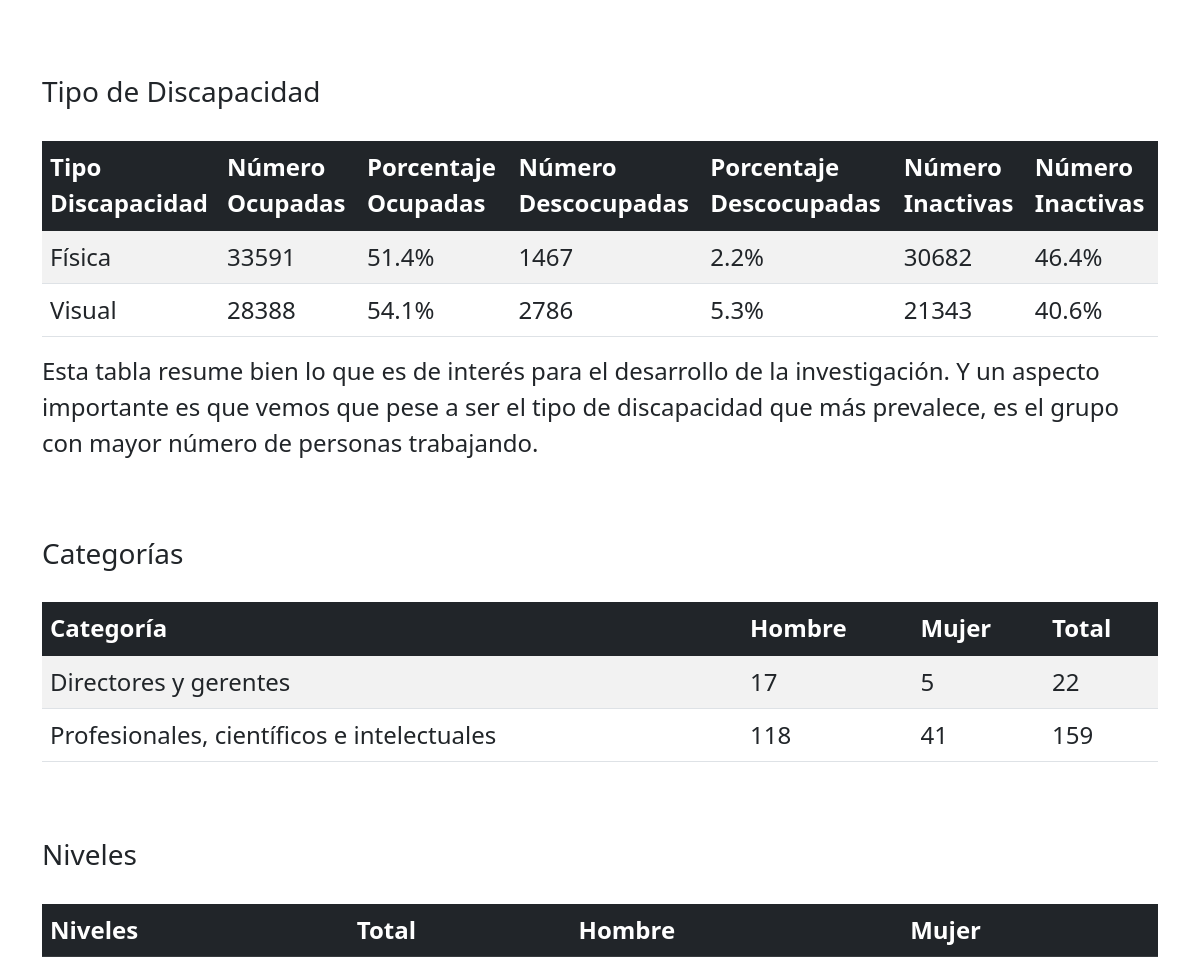
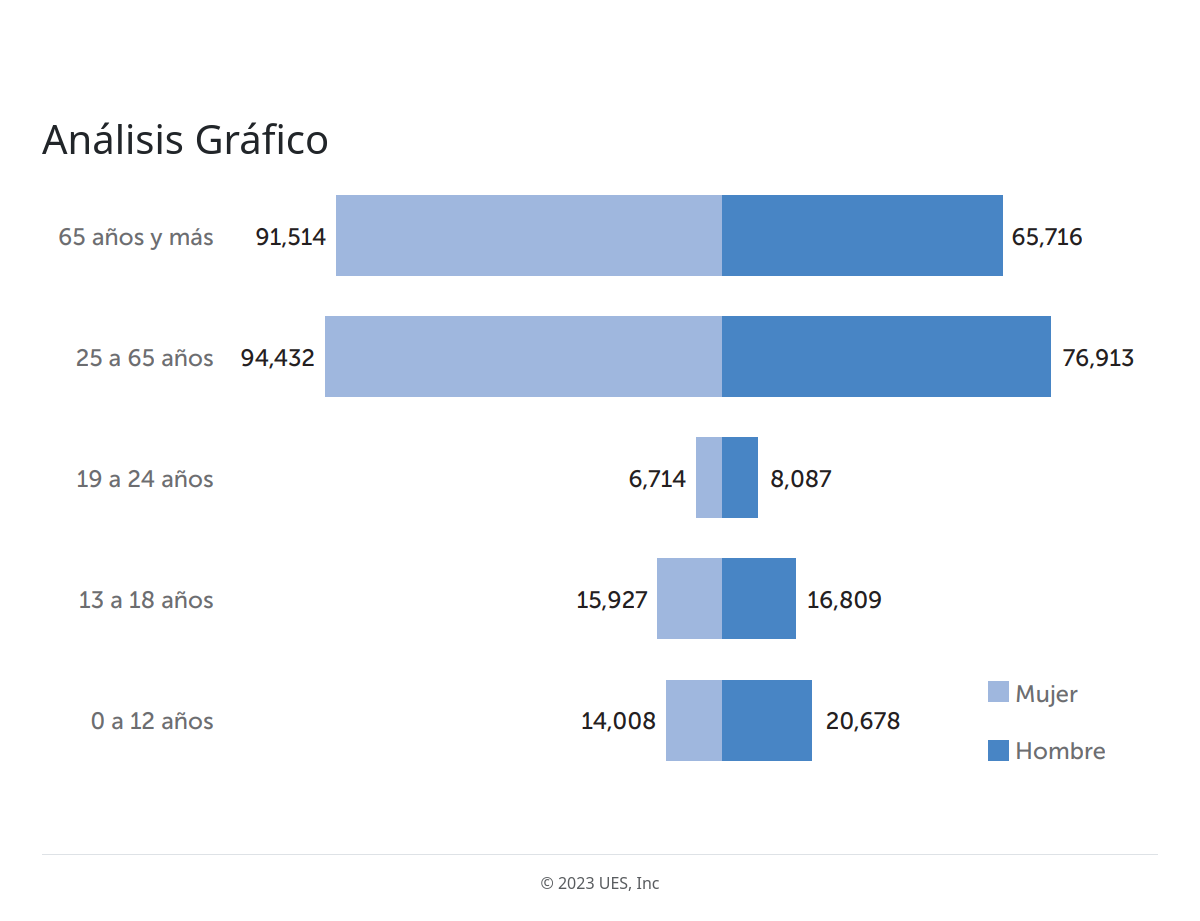
The page /trabajo/trabajo (lower part) on the database as committed earlier (2 pictures, top to bottom).
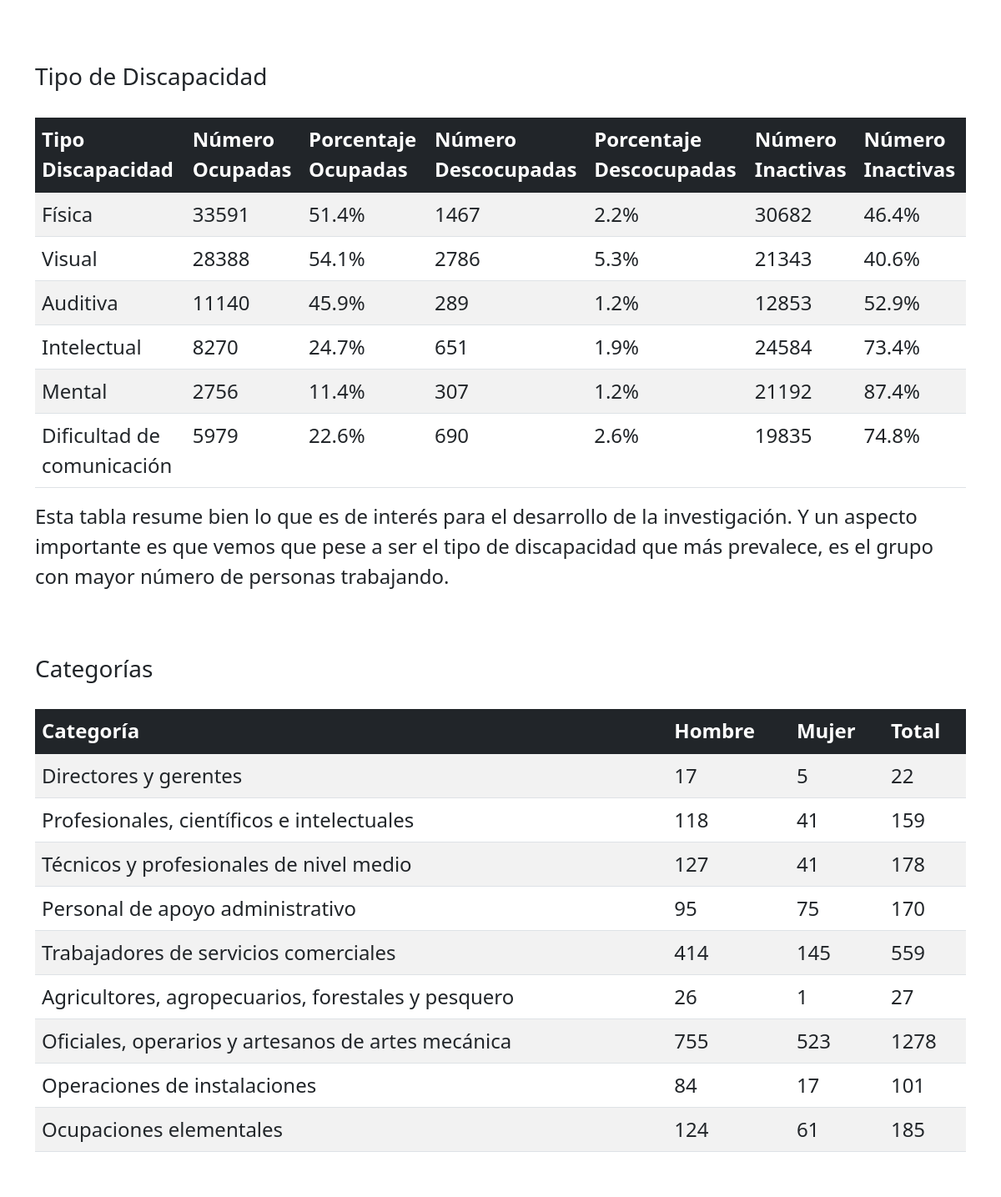
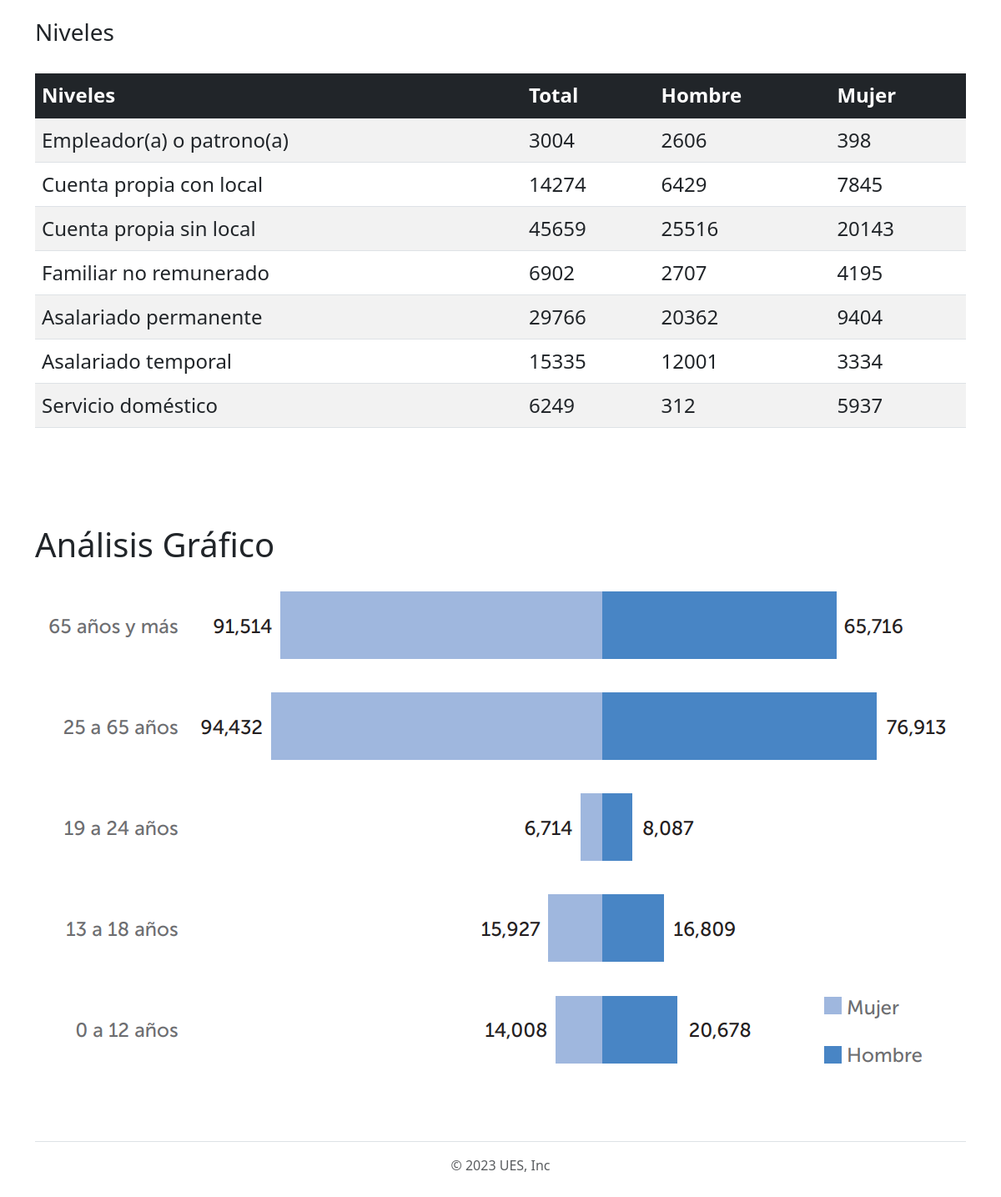
The same page on the database as committed later (2 pictures, top to bottom).
### aplicaciones/trabajo/models.py (models this page shows, shortened)
class tablaTipoDiscapacidad(models.Model):
    discapacidad = models.CharField(max_length=50, default='')
    numero_Ocupadas = models.IntegerField(default=0)
    porcentaje_Ocupadas = models.CharField(max_length=50, default='')
    numero_Desocupadas = models.IntegerField(default=0)
    porcentaje_Desocupadas = models.CharField(max_length=50, default='')
    numero_Inactivas = models.IntegerField(default=0)
    porcentaje_Inactivas = models.CharField(max_length=50, default='')
    class Meta:
        verbose_name_plural = "Tabla Tipo Discapacidad"

class tablaCategoria(models.Model):
    categoria = models.CharField(max_length=50)
    hombre = models.IntegerField()
    mujer = models.IntegerField()
    total = models.IntegerField()
    class Meta:
        verbose_name_plural = "Tabla Categoria"

class tablaNivel(models.Model):
    nivel = models.CharField(max_length=50)
    total = models.IntegerField()
    hombre = models.IntegerField()
    mujer = models.IntegerField()
    class Meta:
        verbose_name_plural = "tabla Nivel"

### aplicaciones/trabajo/views.py (the view)
def tablas(request):
    tUrbano = tablaEncuestaUrbana.objects.all().order_by('id')
    tRural = tablaEncuestaRural.objects.all().order_by('id')
    tdiscapacidad = tablaTipoDiscapacidad.objects.all().order_by('id')
    tcategoria = tablaCategoria.objects.all().order_by('id')
    resumenn = resumen.objects.all().order_by('id')
    analisiss = analisis.objects.all().order_by('id')
    tnivel = tablaNivel.objects.all().order_by('id')
    return render(request, 'trabajo/trabajo.html', {
        'tUrbano': tUrbano,
        'tRural': tRural,
        'tdiscapacidad': tdiscapacidad,
        'tcategoria':tcategoria,
        'resumen': resumenn,
        'analisis': analisiss,
        'tnivel':tnivel,
    })

### templates/trabajo/trabajo.html (shortened to what this page needs)
{% extends 'layout/base.html' %}
{% block content %}
<div>
    <h1>Análisis Estadístico</h1><br>
    <div style="padding-top: 60px;">
        <h3>Tipo de Discapacidad</h3><br>
        <table class="table table-striped" style="font-size: x-large;">
            <thead class="table-dark">
                <tr>
                    <th>Tipo Discapacidad</th>
                    <th>Número Ocupadas</th>
                    <th>Porcentaje Ocupadas</th>
                    <th>Número Descocupadas</th>
                    <th>Porcentaje Descocupadas</th>
                    <th>Número Inactivas</th>
                    <th>Número Inactivas</th>
                </tr>
            </thead>
            <tbody class="table-group-divider">
                {% for j in tdiscapacidad %}
                    <tr>
                        <td> {{ j.discapacidad }}</td>
                        <td> {{ j.numero_Ocupadas }}</td>
                        <td> {{ j.porcentaje_Ocupadas }}</td>
                        <td> {{ j.numero_Desocupadas }}</td>
                        <td> {{ j.porcentaje_Desocupadas }}</td>
                        <td> {{ j.numero_Inactivas }}</td>
                        <td> {{ j.porcentaje_Inactivas }}</td>
                    </tr>
                {% endfor %}
            </tbody>
        </table>
        <p style="font-size: x-large;">Esta tabla resume bien lo que es de interés para el desarrollo de la investigación.
            Y un aspecto importante es que vemos que pese a ser el tipo de discapacidad que más prevalece,
            es el grupo con mayor número de personas trabajando.
        </p>
    </div>
    <div style="padding-top: 60px;">
        <h3>Categorías</h3><br>
        <table class="table table-striped" style="font-size: x-large;">
            <thead class="table-dark">
                <tr>
                    <th>Categoría</th>
                    <th>Hombre</th>
                    <th>Mujer</th>
                    <th>Total</th>
                </tr>
            </thead>
            <tbody class="table-group-divider">
                {% for x in tcategoria %}
                    <tr>
                        <td> {{ x.categoria }}</td>
                        <td> {{ x.hombre }}</td>
                        <td> {{ x.mujer }}</td>
                        <td> {{ x.total }}</td>
                    </tr>
                {% endfor %}
            </tbody>
        </table>
    </div>
    <div style="padding-top: 60px;">
        <h3>Niveles</h3><br>
        <table class="table table-striped" style="font-size: x-large;">
            <thead class="table-dark">
                <tr>
                    <th>Niveles</th>
                    <th>Total</th>
                    <th>Hombre</th>
                    <th>Mujer</th>
                </tr>
            </thead>
            <tbody class="table-group-divider">
                {% for z in tnivel %}
                    <tr>
                        <td> {{ z.nivel }}</td>
                        <td> {{ z.total }}</td>
                        <td> {{ z.hombre }}</td>
                        <td> {{ z.mujer }}</td>
                    </tr>
                {% endfor %}
            </tbody>
        </table>
    </div>
    <h1 style="padding-top: 100px;">Análisis Gráfico</h1>
    <div>
        <img src="Proyecto/static/img/grafico1.png">
    </div>
    {% endblock content %}

Rows that differ between the two databases and show on the page:
added tablaTipoDiscapacidad: discapacidad "Auditiva", numero_Ocupadas "11140", porcentaje_Ocupadas "45.9%", numero_Desocupadas "289", porcentaje_Desocupadas "1.2%", numero_Inactivas "12853", porcentaje_Inactivas "52.9%"
added tablaTipoDiscapacidad: discapacidad "Intelectual", numero_Ocupadas "8270", porcentaje_Ocupadas "24.7%", numero_Desocupadas "651", porcentaje_Desocupadas "1.9%", numero_Inactivas "24584", porcentaje_Inactivas "73.4%"
added tablaTipoDiscapacidad: discapacidad "Mental", numero_Ocupadas "2756", porcentaje_Ocupadas "11.4%", numero_Desocupadas "307", porcentaje_Desocupadas "1.2%", numero_Inactivas "21192", porcentaje_Inactivas "87.4%"
added tablaTipoDiscapacidad: discapacidad "Dificultad de comunicación", numero_Ocupadas "5979", porcentaje_Ocupadas "22.6%", numero_Desocupadas "690", porcentaje_Desocupadas "2.6%", numero_Inactivas "19835", porcentaje_Inactivas "74.8%"
added tablaCategoria: categoria "Técnicos y profesionales de nivel medio", hombre "127", mujer "41", total "178"
added tablaCategoria: categoria "Personal de apoyo administrativo", hombre "95", mujer "75", total "170"
added tablaCategoria: categoria "Trabajadores de servicios comerciales", hombre "414", mujer "145", total "559"
added tablaCategoria: categoria "Agricultores, agropecuarios, forestales y pesquero", hombre "26", mujer "1", total "27"
added tablaCategoria: categoria "Oficiales, operarios y artesanos de artes mecánica", hombre "755", mujer "523", total "1278"
added tablaCategoria: categoria "Operaciones de instalaciones", hombre "84", mujer "17", total "101"
added tablaCategoria: categoria "Ocupaciones elementales", hombre "124", mujer "61", total "185"
added tablaNivel: nivel "Empleador(a) o patrono(a)", total "3004", hombre "2606", mujer "398"
added tablaNivel: nivel "Cuenta propia con local", total "14274", hombre "6429", mujer "7845"
added tablaNivel: nivel "Cuenta propia sin local", total "45659", hombre "25516", mujer "20143"
added tablaNivel: nivel "Familiar no remunerado", total "6902", hombre "2707", mujer "4195"
added tablaNivel: nivel "Asalariado permanente", total "29766", hombre "20362", mujer "9404"
added tablaNivel: nivel "Asalariado temporal", total "15335", hombre "12001", mujer "3334"
added tablaNivel: nivel "Servicio doméstico", total "6249", hombre "312", mujer "5937"
